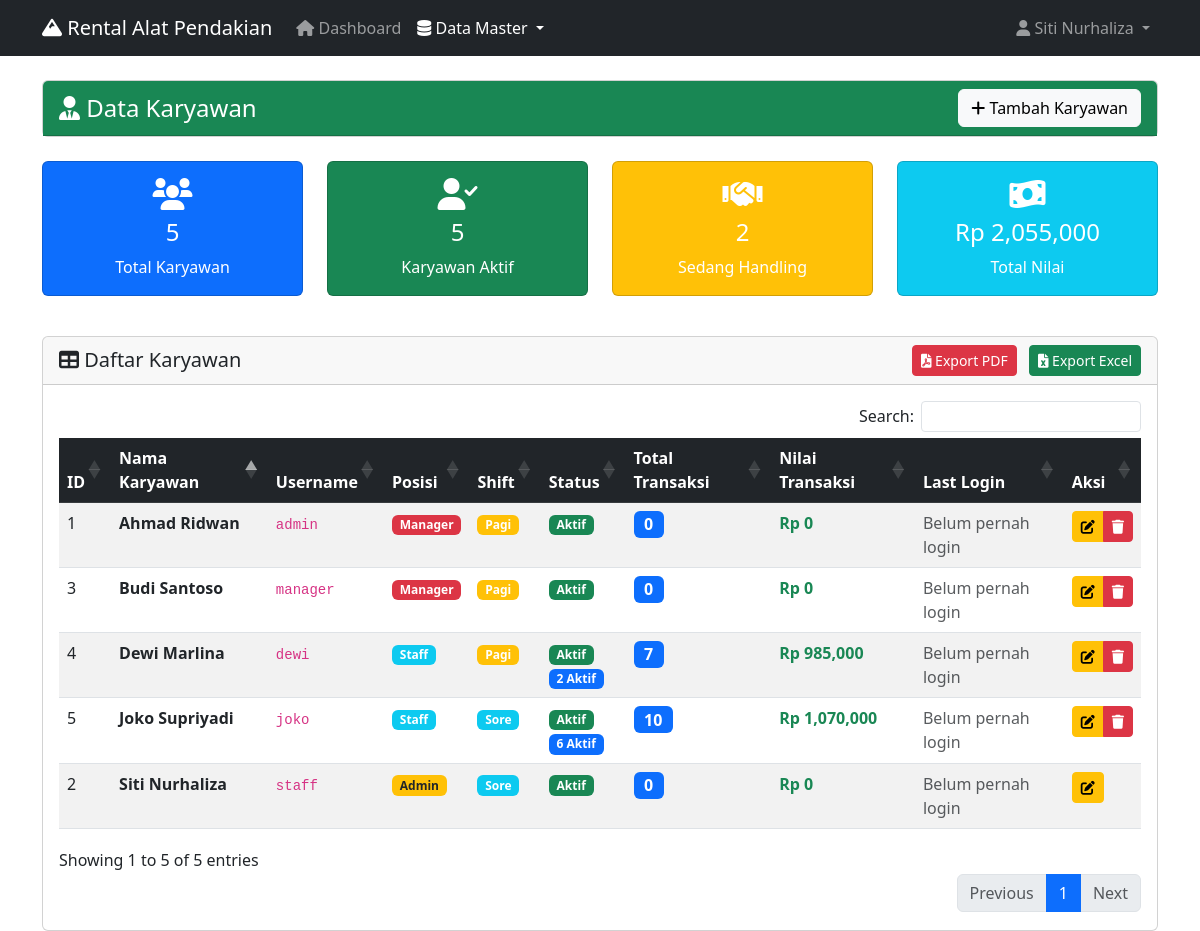
Screenshot of /data_karyawan.php (signed in) with the database file from the repository.
### tables this page shows
CREATE TABLE karyawan (
    id_karyawan INT AUTO_INCREMENT PRIMARY KEY,
    nama_karyawan VARCHAR(100) NOT NULL,
    posisi ENUM('Manager', 'Admin', 'Staff') NOT NULL DEFAULT 'Staff',
    shift_karyawan ENUM('Pagi', 'Sore') NOT NULL DEFAULT 'Pagi',
    username VARCHAR(50) UNIQUE,
    password VARCHAR(255),
    status ENUM('Aktif', 'Nonaktif') DEFAULT 'Aktif',
    last_login DATETIME NULL
);

### data_karyawan.php (the view, shortened to what this page needs)
<?php
$database = new Database();
$db = $database->getConnection();
$query = "SELECT
    k.*,
    COUNT(t.id_transaksi) as total_transaksi,
    SUM(CASE WHEN t.status_bayar = 'Belum Lunas' THEN 1 ELSE 0 END) as transaksi_aktif,
    COALESCE(SUM(dt.jumlah * dt.harga_satuan), 0) as total_nilai_transaksi,
    MAX(t.tanggal_pinjam) as transaksi_terakhir
FROM karyawan k
LEFT JOIN transaksi t ON k.id_karyawan = t.id_karyawan
LEFT JOIN detail_transaksi dt ON t.id_transaksi = dt.id_transaksi
GROUP BY k.id_karyawan, k.nama_karyawan, k.username, k.posisi, k.shift_karyawan, k.status, k.last_login
ORDER BY k.nama_karyawan";
$stmt = $db->prepare($query);
$stmt->execute();
$karyawan_list = $stmt->fetchAll(PDO::FETCH_ASSOC);
?>
<!DOCTYPE html>
<html lang="id">
<head>
    <link href="https://cdn.jsdelivr.net/npm/bootstrap@5.3.0/dist/css/bootstrap.min.css" rel="stylesheet">
    <link href="https://cdnjs.cloudflare.com/ajax/libs/font-awesome/6.0.0/css/all.min.css" rel="stylesheet">
    <link href="https://cdn.datatables.net/1.13.6/css/dataTables.bootstrap5.min.css" rel="stylesheet">
    <link href="https://cdn.datatables.net/buttons/2.4.1/css/buttons.bootstrap5.min.css" rel="stylesheet">
</head>
<body>
    <nav class="navbar navbar-expand-lg navbar-dark bg-dark">
        <div class="container">
            <a class="navbar-brand" href="index.php">
                <i class="fas fa-mountain"></i> Rental Alat Pendakian
            </a>
            <div class="collapse navbar-collapse" id="navbarNav">
                <ul class="navbar-nav me-auto">
                    <li class="nav-item">
                        <a class="nav-link" href="index.php">
                            <i class="fas fa-home"></i> Dashboard
                        </a>
                    </li>
                    <li class="nav-item dropdown">
                        <a class="nav-link dropdown-toggle active" href="#" role="button" data-bs-toggle="dropdown">
                            <i class="fas fa-database"></i> Data Master
                        </a>
                    </li>
                </ul>
                <ul class="navbar-nav">
                    <li class="nav-item dropdown">
                        <a class="nav-link dropdown-toggle" href="#" role="button" data-bs-toggle="dropdown">
                            <i class="fas fa-user"></i> <?= htmlspecialchars($_SESSION['nama_karyawan']) ?>
                        </a>
                    </li>
                </ul>
            </div>
        </div>
    </nav>
    <div class="container mt-4">
        <div class="row mb-4">
            <div class="col-12">
                <div class="card">
                    <div class="card-header bg-success text-white d-flex justify-content-between align-items-center">
                        <h4 class="mb-0">
                            <i class="fas fa-user-tie"></i> Data Karyawan
                        </h4>
                        <button class="btn btn-light" data-bs-toggle="modal" data-bs-target="#addModal">
                            <i class="fas fa-plus"></i> Tambah Karyawan
                        </button>
                    </div>
                </div>
            </div>
        </div>
        <div class="row mb-4">
            <div class="col-md-3 mb-3">
                <div class="card text-center bg-primary text-white">
                    <div class="card-body">
                        <i class="fas fa-users fa-2x mb-2"></i>
                        <h4><?= count($karyawan_list) ?></h4>
                        <p class="mb-0">Total Karyawan</p>
                    </div>
                </div>
            </div>
            <div class="col-md-3 mb-3">
                <div class="card text-center bg-success text-white">
                    <div class="card-body">
                        <i class="fas fa-user-check fa-2x mb-2"></i>
                        <h4><?= count(array_filter($karyawan_list, function ($k) {
                                return $k['status'] == 'Aktif';
                            })) ?></h4>
                        <p class="mb-0">Karyawan Aktif</p>
                    </div>
                </div>
            </div>
            <div class="col-md-3 mb-3">
                <div class="card text-center bg-warning text-white">
                    <div class="card-body">
                        <i class="fas fa-handshake fa-2x mb-2"></i>
                        <h4><?= count(array_filter($karyawan_list, function ($k) {
                                return $k['transaksi_aktif'] > 0;
                            })) ?></h4>
                        <p class="mb-0">Sedang Handling</p>
                    </div>
                </div>
            </div>
            <div class="col-md-3 mb-3">
                <div class="card text-center bg-info text-white">
                    <div class="card-body">
                        <i class="fas fa-money-bill-wave fa-2x mb-2"></i>
                        <h4>Rp <?= number_format(array_sum(array_column($karyawan_list, 'total_nilai_transaksi'))) ?></h4>
                        <p class="mb-0">Total Nilai</p>
                    </div>
                </div>
            </div>
        </div>
        <div class="row">
            <div class="col-12">
                <div class="card">
                    <div class="card-header d-flex justify-content-between align-items-center">
                        <h5 class="mb-0">
                            <i class="fas fa-table"></i> Daftar Karyawan
                        </h5>
                        <div>
                            <button id="exportPDF" class="btn btn-danger btn-sm me-2">
                                <i class="fas fa-file-pdf"></i> Export PDF
                            </button>
                            <button id="exportExcel" class="btn btn-success btn-sm">
                                <i class="fas fa-file-excel"></i> Export Excel
                            </button>
                        </div>
                    </div>
                    <div class="card-body">
                        <div class="table-responsive">
                            <table id="dataTable" class="table table-striped table-hover">
                                <thead class="table-dark">
                                    <tr>
                                        <th>ID</th>
                                        <th>Nama Karyawan</th>
                                        <th>Username</th>
                                        <th>Posisi</th>
                                        <th>Shift</th>
                                        <th>Status</th>
                                        <th>Total Transaksi</th>
                                        <th>Nilai Transaksi</th>
                                        <th>Last Login</th>
                                        <th>Aksi</th>
                                    </tr>
                                </thead>
                                <tbody>
                                    <?php foreach ($karyawan_list as $karyawan): ?>
                                        <tr>
                                            <td><?= $karyawan['id_karyawan'] ?></td>
                                            <td>
                                                <strong><?= htmlspecialchars($karyawan['nama_karyawan']) ?></strong>
                                            </td>
                                            <td>
                                                <code><?= htmlspecialchars($karyawan['username']) ?></code>
                                            </td>
                                            <td>
                                                <?php
                                                $posisi_class = '';
                                                switch ($karyawan['posisi']) {
                                                    case 'Manager':
                                                        $posisi_class = 'bg-danger';
                                                        break;
                                                    case 'Admin':
                                                        $posisi_class = 'bg-warning text-dark';
                                                        break;
                                                    case 'Staff':
                                                        $posisi_class = 'bg-info';
                                                        break;
                                                }
                                                ?>
                                                <span class="badge <?= $posisi_class ?>">
                                                    <?= htmlspecialchars($karyawan['posisi']) ?>
                                                </span>
                                            </td>
                                            <td>
                                                <span class="badge bg-<?= $karyawan['shift_karyawan'] == 'Pagi' ? 'warning' : 'info' ?>">
                                                    <?= htmlspecialchars($karyawan['shift_karyawan']) ?>
                                                </span>
                                            </td>
                                            <td>
                                                <?php if ($karyawan['status'] == 'Aktif'): ?>
                                                    <span class="badge bg-success">Aktif</span>
                                                <?php else: ?>
                                                    <span class="badge bg-secondary">Nonaktif</span>
                                                <?php endif; ?>
                                                <?php if ($karyawan['transaksi_aktif'] > 0): ?>
                                                    <br><span class="badge bg-primary">
                                                        <?= $karyawan['transaksi_aktif'] ?> Aktif
                                                    </span>
                                                <?php endif; ?>
                                            </td>
                                            <td>
                                                <span class="badge bg-primary fs-6">
                                                    <?= $karyawan['total_transaksi'] ?>
                                                </span>
                                            </td>
                                            <td>
                                                <strong class="text-success">
                                                    Rp <?= number_format($karyawan['total_nilai_transaksi']) ?>
                                                </strong>
                                            </td>
                                            <td>
                                                <?php if ($karyawan['last_login']): ?>
                                                    <?= date('d/m/Y H:i', strtotime($karyawan['last_login'])) ?>
                                                <?php else: ?>
                                                    <span class="text-muted">Belum pernah login</span>
                                                <?php endif; ?>
                                            </td>
                                            <td>
                                                <div class="btn-group" role="group">
                                                    <button class="btn btn-warning btn-sm" onclick="editItem(<?= htmlspecialchars(json_encode($karyawan)) ?>)" title="Edit">
                                                        <i class="fas fa-edit"></i>
                                                    </button>
                                                    <?php if ($karyawan['id_karyawan'] != $_SESSION['user_id']): ?>
                                                        <button class="btn btn-danger btn-sm" onclick="deleteItem(<?= $karyawan['id_karyawan'] ?>, '<?= htmlspecialchars($karyawan['nama_karyawan']) ?>')" title="Hapus">
                                                            <i class="fas fa-trash"></i>
                                                        </button>
                                                    <?php endif; ?>
                                                </div>
                                            </td>
                                        </tr>
                                    <?php endforeach; ?>
                                </tbody>
                            </table>
                        </div>
                    </div>
                </div>
            </div>
        </div>
    </div>
</body>
</html>

### rows the page displays
karyawan: id_karyawan "1", nama_karyawan "Ahmad Ridwan", username "admin", posisi "Manager", shift_karyawan "Pagi", status "Aktif", total_transaksi "0", total_nilai_transaksi "0", shows "Belum pernah login"
karyawan: id_karyawan "3", nama_karyawan "Budi Santoso", username "manager", posisi "Manager", shift_karyawan "Pagi", status "Aktif", total_transaksi "0", total_nilai_transaksi "0", shows "Belum pernah login"
karyawan: id_karyawan "4", nama_karyawan "Dewi Marlina", username "dewi", posisi "Staff", shift_karyawan "Pagi", status "Aktif", transaksi_aktif "2", total_transaksi "7", total_nilai_transaksi "985,000", shows "Belum pernah login"
karyawan: id_karyawan "5", nama_karyawan "Joko Supriyadi", username "joko", posisi "Staff", shift_karyawan "Sore", status "Aktif", transaksi_aktif "6", total_transaksi "10", total_nilai_transaksi "1,070,000", shows "Belum pernah login"
karyawan: id_karyawan "2", nama_karyawan "Siti Nurhaliza", username "staff", posisi "Admin", shift_karyawan "Sore", status "Aktif", total_transaksi "0", total_nilai_transaksi "0", shows "Belum pernah login"

### other values shown
$_SESSION['nama_karyawan'] "Siti Nurhaliza"
count($karyawan_list) "5"
array_sum(array_column($karyawan_list, 'total_nilai_transaksi')) "2,055,000"
